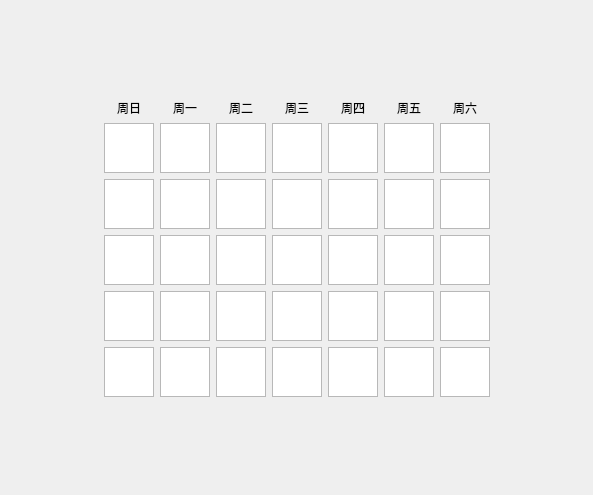
<?xml version="1.0" encoding="UTF-8"?>
<ui version="4.0">
 <class>Form</class>
 <widget class="QWidget" name="Form">
  <property name="geometry">
   <rect>
    <x>0</x>
    <y>0</y>
    <width>593</width>
    <height>495</height>
   </rect>
  </property>
  <property name="windowTitle">
   <string>Form</string>
  </property>
  <layout class="QVBoxLayout" name="verticalLayout_10">
   <item>
    <layout class="QVBoxLayout" name="verticalLayout_9">
     <item>
      <spacer name="verticalSpacer">
       <property name="orientation">
        <enum>Qt::Vertical</enum>
       </property>
       <property name="sizeHint" stdset="0">
        <size>
         <width>20</width>
         <height>40</height>
        </size>
       </property>
      </spacer>
     </item>
     <item>
      <layout class="QHBoxLayout" name="horizontalLayout_3">
       <item>
        <spacer name="horizontalSpacer">
         <property name="orientation">
          <enum>Qt::Horizontal</enum>
         </property>
         <property name="sizeHint" stdset="0">
          <size>
           <width>40</width>
           <height>20</height>
          </size>
         </property>
        </spacer>
       </item>
       <item>
        <layout class="QHBoxLayout" name="horizontalLayout">
         <item>
          <layout class="QVBoxLayout" name="verticalLayout_2">
           <item alignment="Qt::AlignHCenter">
            <widget class="QLabel" name="label">
             <property name="text">
              <string>周日</string>
             </property>
            </widget>
           </item>
           <item>
            <widget class="QTextEdit" name="textEdit">
             <property name="maximumSize">
              <size>
               <width>50</width>
               <height>50</height>
              </size>
             </property>
            </widget>
           </item>
           <item>
            <widget class="QTextEdit" name="textEdit_8">
             <property name="maximumSize">
              <size>
               <width>50</width>
               <height>50</height>
              </size>
             </property>
            </widget>
           </item>
           <item>
            <widget class="QTextEdit" name="textEdit_15">
             <property name="maximumSize">
              <size>
               <width>50</width>
               <height>50</height>
              </size>
             </property>
            </widget>
           </item>
           <item>
            <widget class="QTextEdit" name="textEdit_22">
             <property name="maximumSize">
              <size>
               <width>50</width>
               <height>50</height>
              </size>
             </property>
            </widget>
           </item>
           <item>
            <widget class="QTextEdit" name="textEdit_35">
             <property name="maximumSize">
              <size>
               <width>50</width>
               <height>50</height>
              </size>
             </property>
            </widget>
           </item>
          </layout>
         </item>
         <item>
          <layout class="QVBoxLayout" name="verticalLayout">
           <item alignment="Qt::AlignHCenter">
            <widget class="QLabel" name="label_4">
             <property name="text">
              <string>周一</string>
             </property>
            </widget>
           </item>
           <item>
            <widget class="QTextEdit" name="textEdit_6">
             <property name="maximumSize">
              <size>
               <width>50</width>
               <height>50</height>
              </size>
             </property>
            </widget>
           </item>
           <item>
            <widget class="QTextEdit" name="textEdit_9">
             <property name="maximumSize">
              <size>
               <width>50</width>
               <height>50</height>
              </size>
             </property>
            </widget>
           </item>
           <item>
            <widget class="QTextEdit" name="textEdit_16">
             <property name="maximumSize">
              <size>
               <width>50</width>
               <height>50</height>
              </size>
             </property>
            </widget>
           </item>
           <item>
            <widget class="QTextEdit" name="textEdit_23">
             <property name="maximumSize">
              <size>
               <width>50</width>
               <height>50</height>
              </size>
             </property>
            </widget>
           </item>
           <item>
            <widget class="QTextEdit" name="textEdit_29">
             <property name="maximumSize">
              <size>
               <width>50</width>
               <height>50</height>
              </size>
             </property>
            </widget>
           </item>
          </layout>
         </item>
         <item>
          <layout class="QVBoxLayout" name="verticalLayout_3">
           <item alignment="Qt::AlignHCenter">
            <widget class="QLabel" name="label_2">
             <property name="text">
              <string>周二</string>
             </property>
            </widget>
           </item>
           <item>
            <widget class="QTextEdit" name="textEdit_3">
             <property name="maximumSize">
              <size>
               <width>50</width>
               <height>50</height>
              </size>
             </property>
            </widget>
           </item>
           <item>
            <widget class="QTextEdit" name="textEdit_10">
             <property name="maximumSize">
              <size>
               <width>50</width>
               <height>50</height>
              </size>
             </property>
            </widget>
           </item>
           <item>
            <widget class="QTextEdit" name="textEdit_17">
             <property name="maximumSize">
              <size>
               <width>50</width>
               <height>50</height>
              </size>
             </property>
            </widget>
           </item>
           <item>
            <widget class="QTextEdit" name="textEdit_24">
             <property name="maximumSize">
              <size>
               <width>50</width>
               <height>50</height>
              </size>
             </property>
            </widget>
           </item>
           <item>
            <widget class="QTextEdit" name="textEdit_30">
             <property name="maximumSize">
              <size>
               <width>50</width>
               <height>50</height>
              </size>
             </property>
            </widget>
           </item>
          </layout>
         </item>
         <item>
          <layout class="QVBoxLayout" name="verticalLayout_4">
           <item alignment="Qt::AlignHCenter">
            <widget class="QLabel" name="label_5">
             <property name="text">
              <string>周三</string>
             </property>
            </widget>
           </item>
           <item>
            <widget class="QTextEdit" name="textEdit_5">
             <property name="maximumSize">
              <size>
               <width>50</width>
               <height>50</height>
              </size>
             </property>
            </widget>
           </item>
           <item>
            <widget class="QTextEdit" name="textEdit_11">
             <property name="maximumSize">
              <size>
               <width>50</width>
               <height>50</height>
              </size>
             </property>
            </widget>
           </item>
           <item>
            <widget class="QTextEdit" name="textEdit_18">
             <property name="maximumSize">
              <size>
               <width>50</width>
               <height>50</height>
              </size>
             </property>
            </widget>
           </item>
           <item>
            <widget class="QTextEdit" name="textEdit_25">
             <property name="maximumSize">
              <size>
               <width>50</width>
               <height>50</height>
              </size>
             </property>
            </widget>
           </item>
           <item>
            <widget class="QTextEdit" name="textEdit_31">
             <property name="maximumSize">
              <size>
               <width>50</width>
               <height>50</height>
              </size>
             </property>
            </widget>
           </item>
          </layout>
         </item>
         <item>
          <layout class="QVBoxLayout" name="verticalLayout_5">
           <item alignment="Qt::AlignHCenter">
            <widget class="QLabel" name="label_3">
             <property name="text">
              <string>周四</string>
             </property>
            </widget>
           </item>
           <item>
            <widget class="QTextEdit" name="textEdit_4">
             <property name="maximumSize">
              <size>
               <width>50</width>
               <height>50</height>
              </size>
             </property>
            </widget>
           </item>
           <item>
            <widget class="QTextEdit" name="textEdit_12">
             <property name="maximumSize">
              <size>
               <width>50</width>
               <height>50</height>
              </size>
             </property>
            </widget>
           </item>
           <item>
            <widget class="QTextEdit" name="textEdit_19">
             <property name="maximumSize">
              <size>
               <width>50</width>
               <height>50</height>
              </size>
             </property>
            </widget>
           </item>
           <item>
            <widget class="QTextEdit" name="textEdit_26">
             <property name="maximumSize">
              <size>
               <width>50</width>
               <height>50</height>
              </size>
             </property>
            </widget>
           </item>
           <item>
            <widget class="QTextEdit" name="textEdit_32">
             <property name="maximumSize">
              <size>
               <width>50</width>
               <height>50</height>
              </size>
             </property>
            </widget>
           </item>
          </layout>
         </item>
         <item>
          <layout class="QVBoxLayout" name="verticalLayout_6">
           <item alignment="Qt::AlignHCenter">
            <widget class="QLabel" name="label_6">
             <property name="text">
              <string>周五</string>
             </property>
            </widget>
           </item>
           <item>
            <widget class="QTextEdit" name="textEdit_2">
             <property name="maximumSize">
              <size>
               <width>50</width>
               <height>50</height>
              </size>
             </property>
            </widget>
           </item>
           <item>
            <widget class="QTextEdit" name="textEdit_13">
             <property name="maximumSize">
              <size>
               <width>50</width>
               <height>50</height>
              </size>
             </property>
            </widget>
           </item>
           <item>
            <widget class="QTextEdit" name="textEdit_20">
             <property name="maximumSize">
              <size>
               <width>50</width>
               <height>50</height>
              </size>
             </property>
            </widget>
           </item>
           <item>
            <widget class="QTextEdit" name="textEdit_27">
             <property name="maximumSize">
              <size>
               <width>50</width>
               <height>50</height>
              </size>
             </property>
            </widget>
           </item>
           <item>
            <widget class="QTextEdit" name="textEdit_33">
             <property name="maximumSize">
              <size>
               <width>50</width>
               <height>50</height>
              </size>
             </property>
            </widget>
           </item>
          </layout>
         </item>
         <item>
          <layout class="QVBoxLayout" name="verticalLayout_7">
           <item alignment="Qt::AlignHCenter">
            <widget class="QLabel" name="label_7">
             <property name="text">
              <string>周六</string>
             </property>
            </widget>
           </item>
           <item>
            <widget class="QTextEdit" name="textEdit_7">
             <property name="maximumSize">
              <size>
               <width>50</width>
               <height>50</height>
              </size>
             </property>
            </widget>
           </item>
           <item>
            <widget class="QTextEdit" name="textEdit_14">
             <property name="maximumSize">
              <size>
               <width>50</width>
               <height>50</height>
              </size>
             </property>
            </widget>
           </item>
           <item>
            <widget class="QTextEdit" name="textEdit_21">
             <property name="maximumSize">
              <size>
               <width>50</width>
               <height>50</height>
              </size>
             </property>
            </widget>
           </item>
           <item>
            <widget class="QTextEdit" name="textEdit_28">
             <property name="maximumSize">
              <size>
               <width>50</width>
               <height>50</height>
              </size>
             </property>
            </widget>
           </item>
           <item>
            <widget class="QTextEdit" name="textEdit_34">
             <property name="maximumSize">
              <size>
               <width>50</width>
               <height>50</height>
              </size>
             </property>
            </widget>
           </item>
          </layout>
         </item>
        </layout>
       </item>
       <item>
        <spacer name="horizontalSpacer_2">
         <property name="orientation">
          <enum>Qt::Horizontal</enum>
         </property>
         <property name="sizeHint" stdset="0">
          <size>
           <width>40</width>
           <height>20</height>
          </size>
         </property>
        </spacer>
       </item>
      </layout>
     </item>
     <item>
      <spacer name="verticalSpacer_2">
       <property name="orientation">
        <enum>Qt::Vertical</enum>
       </property>
       <property name="sizeHint" stdset="0">
        <size>
         <width>20</width>
         <height>40</height>
        </size>
       </property>
      </spacer>
     </item>
    </layout>
   </item>
  </layout>
 </widget>
 <resources/>
 <connections/>
</ui>
